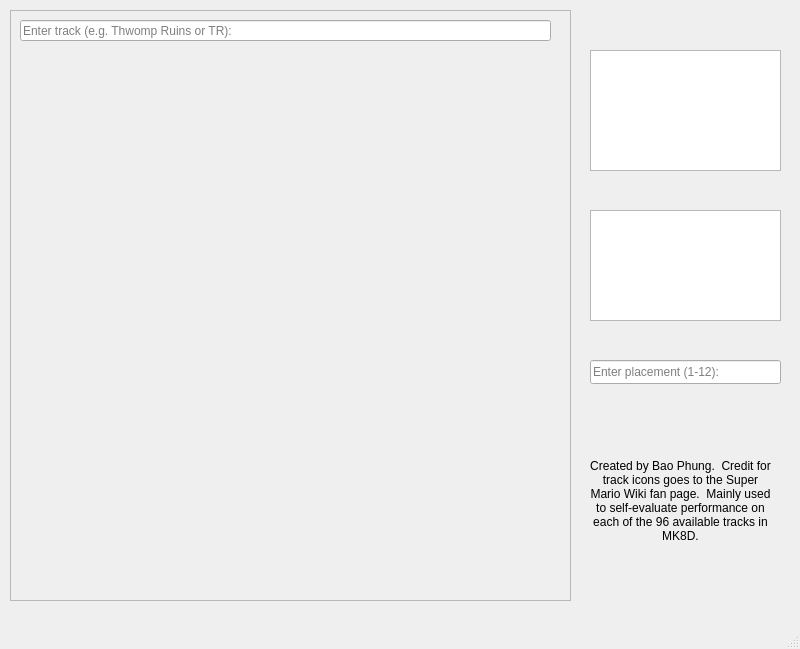
<?xml version="1.0" encoding="UTF-8"?>
<ui version="4.0">
 <class>MainWindow</class>
 <widget class="QMainWindow" name="MainWindow">
  <property name="geometry">
   <rect>
    <x>0</x>
    <y>0</y>
    <width>800</width>
    <height>649</height>
   </rect>
  </property>
  <property name="windowTitle">
   <string>MainWindow</string>
  </property>
  <widget class="QWidget" name="centralwidget">
   <widget class="QFrame" name="track_search_frame">
    <property name="geometry">
     <rect>
      <x>10</x>
      <y>10</y>
      <width>561</width>
      <height>591</height>
     </rect>
    </property>
    <property name="frameShape">
     <enum>QFrame::Shape::StyledPanel</enum>
    </property>
    <property name="frameShadow">
     <enum>QFrame::Shadow::Raised</enum>
    </property>
    <widget class="QLineEdit" name="track_search_bar">
     <property name="geometry">
      <rect>
       <x>10</x>
       <y>10</y>
       <width>531</width>
       <height>21</height>
      </rect>
     </property>
     <property name="placeholderText">
      <string>Enter track (e.g. Thwomp Ruins or TR): </string>
     </property>
    </widget>
    <widget class="QWidget" name="verticalLayoutWidget">
     <property name="geometry">
      <rect>
       <x>10</x>
       <y>40</y>
       <width>531</width>
       <height>531</height>
      </rect>
     </property>
     <layout class="QVBoxLayout" name="data_layout"/>
    </widget>
   </widget>
   <widget class="QLineEdit" name="score_input">
    <property name="geometry">
     <rect>
      <x>590</x>
      <y>360</y>
      <width>191</width>
      <height>24</height>
     </rect>
    </property>
    <property name="placeholderText">
     <string>Enter placement (1-12):</string>
    </property>
   </widget>
   <widget class="QTextBrowser" name="track_info">
    <property name="geometry">
     <rect>
      <x>590</x>
      <y>210</y>
      <width>191</width>
      <height>111</height>
     </rect>
    </property>
   </widget>
   <widget class="QTextBrowser" name="overall_info">
    <property name="geometry">
     <rect>
      <x>590</x>
      <y>50</y>
      <width>191</width>
      <height>121</height>
     </rect>
    </property>
   </widget>
   <widget class="QLabel" name="ownership_label">
    <property name="geometry">
     <rect>
      <x>590</x>
      <y>420</y>
      <width>181</width>
      <height>161</height>
     </rect>
    </property>
    <property name="styleSheet">
     <string notr="true">font: 700 12pt &quot;Times New Roman&quot;;</string>
    </property>
    <property name="text">
     <string>Created by Bao Phung.  Credit for track icons goes to the Super Mario Wiki fan page.  Mainly used to self-evaluate performance on each of the 96 available tracks in MK8D.</string>
    </property>
    <property name="textFormat">
     <enum>Qt::TextFormat::PlainText</enum>
    </property>
    <property name="scaledContents">
     <bool>true</bool>
    </property>
    <property name="alignment">
     <set>Qt::AlignmentFlag::AlignCenter</set>
    </property>
    <property name="wordWrap">
     <bool>true</bool>
    </property>
    <property name="openExternalLinks">
     <bool>false</bool>
    </property>
   </widget>
  </widget>
  <widget class="QMenuBar" name="menubar">
   <property name="geometry">
    <rect>
     <x>0</x>
     <y>0</y>
     <width>800</width>
     <height>20</height>
    </rect>
   </property>
  </widget>
  <widget class="QStatusBar" name="statusbar"/>
 </widget>
 <resources/>
 <connections/>
</ui>
